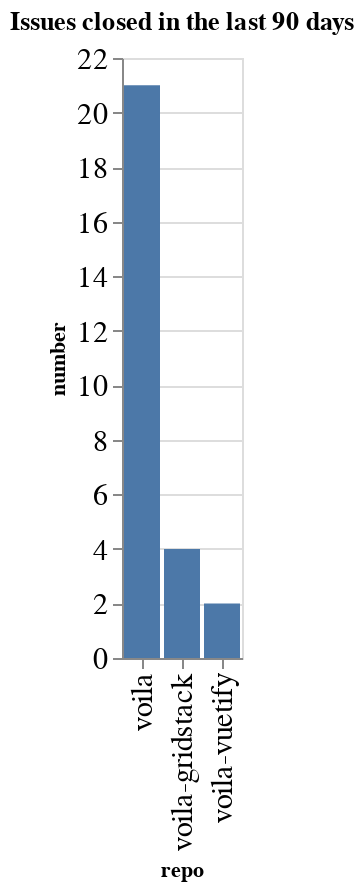

Notebook source saved alongside this figure:
### Code cell
closed_counts = closed.groupby(['org', 'repo']).count()['number'].reset_index()
closed_counts['org/repo'] = closed_counts.apply(lambda a: a['org'] + '/' + a['repo'], axis=1)
sorted_vals = closed_counts.sort_values(['number'], ascending=False)['repo'].values
alt.Chart(data=closed_counts, title=f"Issues closed in the last {n_days} days").mark_bar().encode(
    x=alt.X('repo', sort=alt.Sort(sorted_vals.tolist())),
    y='number',
)

### Figure 1 — Vega-Lite specification as saved in the notebook (floating-point values rounded to 4 significant figures)
{"config": {"axisLeft": {"labelFontSize": 15}, "axisBottom": {"labelFontSize": 15}}, "data": {"name": "data-09158fa387325a2dbcda93c9b5254df3"}, "mark": "bar", "encoding": {"x": {"type": "nominal", "field": "repo", "sort": ["voila", "voila-gridstack", "voila-vuetify"]}, "y": {"type": "quantitative", "field": "number"}}, "title": "Issues closed in the last 90 days", "$schema": "https://vega.github.io/schema/vega-lite/v4.8.1.json", "datasets": {"data-09158fa387325a2dbcda93c9b5254df3": [{"org": "voila-dashboards", "repo": "voila", "number": 21, "org/repo": "voila-dashboards/voila"}, {"org": "voila-dashboards", "repo": "voila-gridstack", "number": 4, "org/repo": "voila-dashboards/voila-gridstack"}, {"org": "voila-dashboards", "repo": "voila-vuetify", "number": 2, "org/repo": "voila-dashboards/voila-vuetify"}]}}
